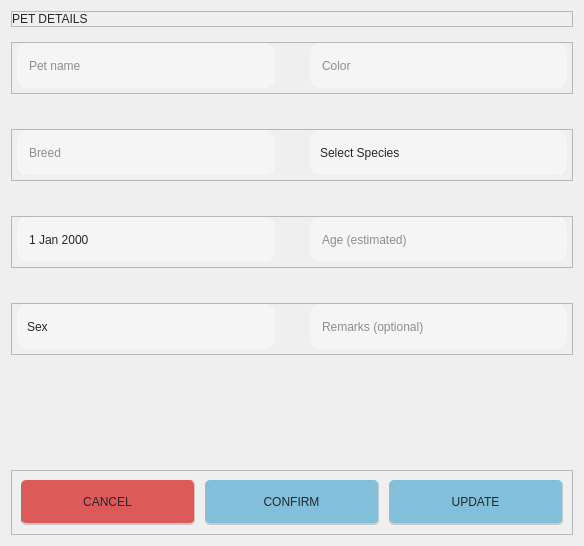
             <widget class="QWidget" name="petDetailsPage">
              <property name="styleSheet">
               <string notr="true">QLineEdit{
    border-radius: 10px;
	font-family: &quot;Montserrat Medium&quot;;
	font-weight: 57;
	color:rgb(39, 39, 39);
	padding-left: 10px;
	background-color:rgb(245, 245, 245);
}

QLineEdit:focus{
    border: 1px solid rgb(235, 235, 235);
	background-color:rgb(227, 227, 227);
}


QDateEdit {
	background-color:rgb(245, 245, 245);
    border-radius: 10px;
	font-family: &quot;Montserrat Medium&quot;;
	font-weight: 57;
    color: rgb(39, 39, 39);
    padding-left: 10px;
}

QDateEdit::drop-down {
    subcontrol-origin: padding;
    subcontrol-position: top right;
    width: 40px;
    border: none;
    background: transparent;
}

QDateEdit::down-arrow {
    image: url(:/Icons/Icons/calendar.png);
    width: 30px;
    height: 30px;
}

QComboBox {
    border-radius: 10px;
	font-family: &quot;Montserrat Medium&quot;;
	font-weight: 57;
	color:rgb(39, 39, 39);
	padding-left: 10px;
	background-color:rgb(245, 245, 245);
}
QComboBox QLineEdit {
	font-family: &quot;Montserrat Medium&quot;;
	font-weight: 57;
    color: rgb(39, 39, 39);
    border: none; 
}
QComboBox:focus{
    border: 1px solid rgb(235, 235, 235);
	background-color:rgb(227, 227, 227);
}
QComboBox::drop-down {
    background-color: transparent;
    border-radius: 10px;
}

QComboBox::down-arrow {
    image: url(:/Icons/Icons/downArrow.png);
    width: 12px;
    height: 12px;
    padding-right: 10px;
}

/* Dropdown list */
QComboBox QAbstractItemView {
    background-color: rgb(232, 232, 232);
    selection-background-color: rgb(217, 217, 217); 
    selection-color: black;
    font: 63 12pt &quot;Montserrat SemiBold&quot;;
    outline: none;
	border:1px solid rgb(209, 209, 209);
}

/* List items */
QComboBox QAbstractItemView::item {
    background-color:  rgb(232, 232, 232);
    color: black;
    height: 25px;
    font: 63 12pt &quot;Montserrat SemiBold&quot;;
}

QComboBox QAbstractItemView::item:hover {
    background-color: rgb(193, 193, 193);
    color: black;
}

/* Scrollbar inside dropdown */
QComboBox QAbstractItemView QScrollBar:vertical {
    background-color: transparent; /* or set a solid color */
    width: 10px;
    border: none;
}

QComboBox QAbstractItemView QScrollBar::handle:vertical {
    background-color: rgb(129, 191, 218);
    border-radius: 5px;
    min-height: 120px;
}

QComboBox QAbstractItemView QScrollBar::handle:vertical:hover {
    background-color: rgb(86, 127, 145);
}

QComboBox QAbstractItemView QScrollBar::add-line:vertical,
QComboBox QAbstractItemView QScrollBar::sub-line:vertical {
    height: 0px;
    background: none;
    border: none;
}

QComboBox QAbstractItemView QScrollBar::groove:vertical {
    background: transparent;
    outline: none;
    border: none;
}
QComboBox QAbstractItemView QScrollBar,
QComboBox QAbstractItemView QScrollBar::handle,
QComboBox QAbstractItemView QScrollBar::groove {
    outline: none;
    border: none;
}

QComboBox QLineEdit {
    font: 63 12pt &quot;Montserrat SemiBold&quot;;
    color: rgb(39, 39, 39);
    border: none; /* optional para di mag mukhang double border */
    background: transparent;
}</string>
              </property>
              <layout class="QVBoxLayout" name="verticalLayout_30">
               <property name="spacing">
                <number>15</number>
               </property>
               <property name="sizeConstraint">
                <enum>QLayout::SetMinAndMaxSize</enum>
               </property>
               <item>
                <widget class="QFrame" name="petDetailsFrame">
                 <property name="sizePolicy">
                  <sizepolicy hsizetype="Preferred" vsizetype="Fixed">
                   <horstretch>0</horstretch>
                   <verstretch>0</verstretch>
                  </sizepolicy>
                 </property>
                 <property name="frameShape">
                  <enum>QFrame::StyledPanel</enum>
                 </property>
                 <property name="frameShadow">
                  <enum>QFrame::Raised</enum>
                 </property>
                 <layout class="QHBoxLayout" name="horizontalLayout_18">
                  <property name="spacing">
                   <number>0</number>
                  </property>
                  <property name="leftMargin">
                   <number>0</number>
                  </property>
                  <property name="topMargin">
                   <number>0</number>
                  </property>
                  <property name="rightMargin">
                   <number>0</number>
                  </property>
                  <property name="bottomMargin">
                   <number>0</number>
                  </property>
                  <item>
                   <widget class="QLabel" name="label_27">
                    <property name="sizePolicy">
                     <sizepolicy hsizetype="Preferred" vsizetype="Fixed">
                      <horstretch>0</horstretch>
                      <verstretch>0</verstretch>
                     </sizepolicy>
                    </property>
                    <property name="styleSheet">
                     <string notr="true">	font-family: &quot;Rubik Mono One&quot;;
	color:rgb(39, 39, 39);</string>
                    </property>
                    <property name="text">
                     <string>PET DETAILS</string>
                    </property>
                   </widget>
                  </item>
                 </layout>
                </widget>
               </item>
               <item>
                <widget class="QFrame" name="nameAndColorFrame">
                 <property name="sizePolicy">
                  <sizepolicy hsizetype="Expanding" vsizetype="Expanding">
                   <horstretch>0</horstretch>
                   <verstretch>0</verstretch>
                  </sizepolicy>
                 </property>
                 <property name="minimumSize">
                  <size>
                   <width>0</width>
                   <height>50</height>
                  </size>
                 </property>
                 <property name="maximumSize">
                  <size>
                   <width>16777215</width>
                   <height>80</height>
                  </size>
                 </property>
                 <property name="frameShape">
                  <enum>QFrame::StyledPanel</enum>
                 </property>
                 <property name="frameShadow">
                  <enum>QFrame::Raised</enum>
                 </property>
                 <layout class="QHBoxLayout" name="horizontalLayout_19">
                  <property name="spacing">
                   <number>35</number>
                  </property>
                  <property name="leftMargin">
                   <number>5</number>
                  </property>
                  <property name="topMargin">
                   <number>0</number>
                  </property>
                  <property name="rightMargin">
                   <number>5</number>
                  </property>
                  <property name="bottomMargin">
                   <number>5</number>
                  </property>
                  <item>
                   <widget class="QLineEdit" name="petName">
                    <property name="sizePolicy">
                     <sizepolicy hsizetype="Expanding" vsizetype="Expanding">
                      <horstretch>0</horstretch>
                      <verstretch>0</verstretch>
                     </sizepolicy>
                    </property>
                    <property name="minimumSize">
                     <size>
                      <width>174</width>
                      <height>45</height>
                     </size>
                    </property>
                    <property name="styleSheet">
                     <string notr="true"/>
                    </property>
                    <property name="placeholderText">
                     <string>Pet name</string>
                    </property>
                   </widget>
                  </item>
                  <item>
                   <widget class="QLineEdit" name="petColor">
                    <property name="sizePolicy">
                     <sizepolicy hsizetype="Expanding" vsizetype="Expanding">
                      <horstretch>0</horstretch>
                      <verstretch>0</verstretch>
                     </sizepolicy>
                    </property>
                    <property name="minimumSize">
                     <size>
                      <width>174</width>
                      <height>45</height>
                     </size>
                    </property>
                    <property name="styleSheet">
                     <string notr="true"/>
                    </property>
                    <property name="placeholderText">
                     <string>Color</string>
                    </property>
                   </widget>
                  </item>
                 </layout>
                </widget>
               </item>
               <item>
                <spacer name="verticalSpacer">
                 <property name="orientation">
                  <enum>Qt::Vertical</enum>
                 </property>
                 <property name="sizeType">
                  <enum>QSizePolicy::Maximum</enum>
                 </property>
                 <property name="sizeHint" stdset="0">
                  <size>
                   <width>20</width>
                   <height>20</height>
                  </size>
                 </property>
                </spacer>
               </item>
               <item>
                <widget class="QFrame" name="breedAndSpeciesFrame">
                 <property name="sizePolicy">
                  <sizepolicy hsizetype="Expanding" vsizetype="Expanding">
                   <horstretch>0</horstretch>
                   <verstretch>0</verstretch>
                  </sizepolicy>
                 </property>
                 <property name="minimumSize">
                  <size>
                   <width>0</width>
                   <height>50</height>
                  </size>
                 </property>
                 <property name="maximumSize">
                  <size>
                   <width>16777215</width>
                   <height>80</height>
                  </size>
                 </property>
                 <property name="frameShape">
                  <enum>QFrame::StyledPanel</enum>
                 </property>
                 <property name="frameShadow">
                  <enum>QFrame::Raised</enum>
                 </property>
                 <layout class="QHBoxLayout" name="horizontalLayout_21">
                  <property name="spacing">
                   <number>35</number>
                  </property>
                  <property name="leftMargin">
                   <number>5</number>
                  </property>
                  <property name="topMargin">
                   <number>0</number>
                  </property>
                  <property name="rightMargin">
                   <number>5</number>
                  </property>
                  <property name="bottomMargin">
                   <number>5</number>
                  </property>
                  <item>
                   <widget class="QLineEdit" name="breed">
                    <property name="sizePolicy">
                     <sizepolicy hsizetype="Expanding" vsizetype="Expanding">
                      <horstretch>0</horstretch>
                      <verstretch>0</verstretch>
                     </sizepolicy>
                    </property>
                    <property name="minimumSize">
                     <size>
                      <width>174</width>
                      <height>45</height>
                     </size>
                    </property>
                    <property name="styleSheet">
                     <string notr="true"/>
                    </property>
                    <property name="placeholderText">
                     <string>Breed</string>
                    </property>
                   </widget>
                  </item>
                  <item>
                   <widget class="QComboBox" name="speciesComboBox">
                    <property name="sizePolicy">
                     <sizepolicy hsizetype="Expanding" vsizetype="Expanding">
                      <horstretch>0</horstretch>
                      <verstretch>0</verstretch>
                     </sizepolicy>
                    </property>
                    <property name="minimumSize">
                     <size>
                      <width>174</width>
                      <height>45</height>
                     </size>
                    </property>
                    <property name="styleSheet">
                     <string notr="true"/>
                    </property>
                    <property name="editable">
                     <bool>false</bool>
                    </property>
                    <property name="currentText">
                     <string>Select Species</string>
                    </property>
                    <property name="currentIndex">
                     <number>0</number>
                    </property>
                    <item>
                     <property name="text">
                      <string>Select Species</string>
                     </property>
                    </item>
                    <item>
                     <property name="text">
                      <string>Cat</string>
                     </property>
                    </item>
                    <item>
                     <property name="text">
                      <string>Dog</string>
                     </property>
                    </item>
                    <item>
                     <property name="text">
                      <string>Others</string>
                     </property>
                    </item>
                   </widget>
                  </item>
                 </layout>
                </widget>
               </item>
               <item>
                <spacer name="verticalSpacer_2">
                 <property name="orientation">
                  <enum>Qt::Vertical</enum>
                 </property>
                 <property name="sizeType">
                  <enum>QSizePolicy::Maximum</enum>
                 </property>
                 <property name="sizeHint" stdset="0">
                  <size>
                   <width>20</width>
                   <height>20</height>
                  </size>
                 </property>
                </spacer>
               </item>
               <item>
                <widget class="QFrame" name="bdayAge">
                 <property name="sizePolicy">
                  <sizepolicy hsizetype="Expanding" vsizetype="Expanding">
                   <horstretch>0</horstretch>
                   <verstretch>0</verstretch>
                  </sizepolicy>
                 </property>
                 <property name="minimumSize">
                  <size>
                   <width>0</width>
                   <height>50</height>
                  </size>
                 </property>
                 <property name="maximumSize">
                  <size>
                   <width>16777215</width>
                   <height>80</height>
                  </size>
                 </property>
                 <property name="frameShape">
                  <enum>QFrame::StyledPanel</enum>
                 </property>
                 <property name="frameShadow">
                  <enum>QFrame::Raised</enum>
                 </property>
                 <layout class="QHBoxLayout" name="horizontalLayout_22">
                  <property name="spacing">
                   <number>35</number>
                  </property>
                  <property name="leftMargin">
                   <number>5</number>
                  </property>
                  <property name="topMargin">
                   <number>0</number>
                  </property>
                  <property name="rightMargin">
                   <number>5</number>
                  </property>
                  <property name="bottomMargin">
                   <number>5</number>
                  </property>
                  <item>
                   <widget class="QDateEdit" name="Bday">
                    <property name="sizePolicy">
                     <sizepolicy hsizetype="Expanding" vsizetype="Expanding">
                      <horstretch>0</horstretch>
                      <verstretch>0</verstretch>
                     </sizepolicy>
                    </property>
                    <property name="minimumSize">
                     <size>
                      <width>174</width>
                      <height>45</height>
                     </size>
                    </property>
                    <property name="specialValueText">
                     <string>Birthday (optional)</string>
                    </property>
                    <property name="calendarPopup">
                     <bool>true</bool>
                    </property>
                   </widget>
                  </item>
                  <item>
                   <widget class="QLineEdit" name="age">
                    <property name="sizePolicy">
                     <sizepolicy hsizetype="Expanding" vsizetype="Expanding">
                      <horstretch>0</horstretch>
                      <verstretch>0</verstretch>
                     </sizepolicy>
                    </property>
                    <property name="minimumSize">
                     <size>
                      <width>174</width>
                      <height>45</height>
                     </size>
                    </property>
                    <property name="styleSheet">
                     <string notr="true"/>
                    </property>
                    <property name="placeholderText">
                     <string>Age (estimated)</string>
                    </property>
                   </widget>
                  </item>
                 </layout>
                </widget>
               </item>
               <item>
                <spacer name="verticalSpacer_3">
                 <property name="orientation">
                  <enum>Qt::Vertical</enum>
                 </property>
                 <property name="sizeType">
                  <enum>QSizePolicy::Maximum</enum>
                 </property>
                 <property name="sizeHint" stdset="0">
                  <size>
                   <width>20</width>
                   <height>20</height>
                  </size>
                 </property>
                </spacer>
               </item>
               <item>
                <widget class="QFrame" name="frame_7">
                 <property name="sizePolicy">
                  <sizepolicy hsizetype="Expanding" vsizetype="Expanding">
                   <horstretch>0</horstretch>
                   <verstretch>0</verstretch>
                  </sizepolicy>
                 </property>
                 <property name="minimumSize">
                  <size>
                   <width>0</width>
                   <height>50</height>
                  </size>
                 </property>
                 <property name="maximumSize">
                  <size>
                   <width>16777215</width>
                   <height>80</height>
                  </size>
                 </property>
                 <property name="frameShape">
                  <enum>QFrame::StyledPanel</enum>
                 </property>
                 <property name="frameShadow">
                  <enum>QFrame::Raised</enum>
                 </property>
                 <layout class="QHBoxLayout" name="horizontalLayout_29">
                  <property name="spacing">
                   <number>35</number>
                  </property>
                  <property name="leftMargin">
                   <number>5</number>
                  </property>
                  <property name="topMargin">
                   <number>0</number>
                  </property>
                  <property name="rightMargin">
                   <number>5</number>
                  </property>
                  <property name="bottomMargin">
                   <number>5</number>
                  </property>
                  <item>
                   <widget class="QComboBox" name="petSexComboBox">
                    <property name="sizePolicy">
                     <sizepolicy hsizetype="Expanding" vsizetype="Expanding">
                      <horstretch>0</horstretch>
                      <verstretch>0</verstretch>
                     </sizepolicy>
                    </property>
                    <property name="minimumSize">
                     <size>
                      <width>174</width>
                      <height>45</height>
                     </size>
                    </property>
                    <property name="styleSheet">
                     <string notr="true"/>
                    </property>
                    <item>
                     <property name="text">
                      <string>Sex</string>
                     </property>
                    </item>
                    <item>
                     <property name="text">
                      <string>Male</string>
                     </property>
                    </item>
                    <item>
                     <property name="text">
                      <string>Female</string>
                     </property>
                    </item>
                   </widget>
                  </item>
                  <item>
                   <widget class="QLineEdit" name="petRemarks">
                    <property name="sizePolicy">
                     <sizepolicy hsizetype="Expanding" vsizetype="Expanding">
                      <horstretch>0</horstretch>
                      <verstretch>0</verstretch>
                     </sizepolicy>
                    </property>
                    <property name="minimumSize">
                     <size>
                      <width>174</width>
                      <height>45</height>
                     </size>
                    </property>
                    <property name="styleSheet">
                     <string notr="true"/>
                    </property>
                    <property name="placeholderText">
                     <string>Remarks (optional)</string>
                    </property>
                   </widget>
                  </item>
                 </layout>
                </widget>
               </item>
               <item>
                <spacer name="verticalSpacer_4">
                 <property name="orientation">
                  <enum>Qt::Vertical</enum>
                 </property>
                 <property name="sizeType">
                  <enum>QSizePolicy::Maximum</enum>
                 </property>
                 <property name="sizeHint" stdset="0">
                  <size>
                   <width>20</width>
                   <height>100</height>
                  </size>
                 </property>
                </spacer>
               </item>
               <item alignment="Qt::AlignHCenter|Qt::AlignVCenter">
                <widget class="QFrame" name="actionBtns">
                 <property name="minimumSize">
                  <size>
                   <width>0</width>
                   <height>65</height>
                  </size>
                 </property>
                 <property name="frameShape">
                  <enum>QFrame::StyledPanel</enum>
                 </property>
                 <property name="frameShadow">
                  <enum>QFrame::Raised</enum>
                 </property>
                 <layout class="QHBoxLayout" name="horizontalLayout_20">
                  <property name="spacing">
                   <number>10</number>
                  </property>
                  <property name="topMargin">
                   <number>0</number>
                  </property>
                  <property name="bottomMargin">
                   <number>0</number>
                  </property>
                  <item>
                   <widget class="QPushButton" name="backBtn">
                    <property name="minimumSize">
                     <size>
                      <width>174</width>
                      <height>45</height>
                     </size>
                    </property>
                    <property name="maximumSize">
                     <size>
                      <width>174</width>
                      <height>16777215</height>
                     </size>
                    </property>
                    <property name="cursor">
                     <cursorShape>PointingHandCursor</cursorShape>
                    </property>
                    <property name="styleSheet">
                     <string notr="true">QPushButton{
	font: 63 15pt &quot;Montserrat SemiBold&quot;;
	color:rgb(39, 39, 39);
	background-color:	rgb(220, 90, 90);
	border-radius: 5px;
	border-right:1px solid rgb(200, 200, 200);
	border-bottom:2px solid rgb(200, 200, 200);
}

QPushButton:hover{
	background-color:rgb(180, 120, 125);

}</string>
                    </property>
                    <property name="text">
                     <string>CANCEL</string>
                    </property>
                   </widget>
                  </item>
                  <item>
                   <widget class="QPushButton" name="petConfirmButton">
                    <property name="minimumSize">
                     <size>
                      <width>174</width>
                      <height>45</height>
                     </size>
                    </property>
                    <property name="maximumSize">
                     <size>
                      <width>174</width>
                      <height>16777215</height>
                     </size>
                    </property>
                    <property name="cursor">
                     <cursorShape>PointingHandCursor</cursorShape>
                    </property>
                    <property name="styleSheet">
                     <string notr="true">QPushButton{
	font: 63 15pt &quot;Montserrat SemiBold&quot;;
	color:rgb(39, 39, 39);
	background-color:rgb(129, 191, 218);
	border-radius: 5px;
	border-right:1px solid rgb(200, 200, 200);
	border-bottom:2px solid rgb(200, 200, 200);
}

QPushButton:hover{
	background-color:rgb(110, 163, 186);

}</string>
                    </property>
                    <property name="text">
                     <string>CONFIRM</string>
                    </property>
                   </widget>
                  </item>
                  <item>
                   <widget class="QPushButton" name="petUpdateButton">
                    <property name="minimumSize">
                     <size>
                      <width>174</width>
                      <height>45</height>
                     </size>
                    </property>
                    <property name="maximumSize">
                     <size>
                      <width>174</width>
                      <height>16777215</height>
                     </size>
                    </property>
                    <property name="cursor">
                     <cursorShape>PointingHandCursor</cursorShape>
                    </property>
                    <property name="styleSheet">
                     <string notr="true">QPushButton{
	font: 63 15pt &quot;Montserrat SemiBold&quot;;
	color:rgb(39, 39, 39);
	background-color:rgb(129, 191, 218);
	border-radius: 5px;
	border-right:1px solid rgb(200, 200, 200);
	border-bottom:2px solid rgb(200, 200, 200);
}

QPushButton:hover{
	background-color:rgb(110, 163, 186);

}</string>
                    </property>
                    <property name="text">
                     <string>UPDATE</string>
                    </property>
                   </widget>
                  </item>
                 </layout>
                </widget>
               </item>
              </layout>
             </widget>
